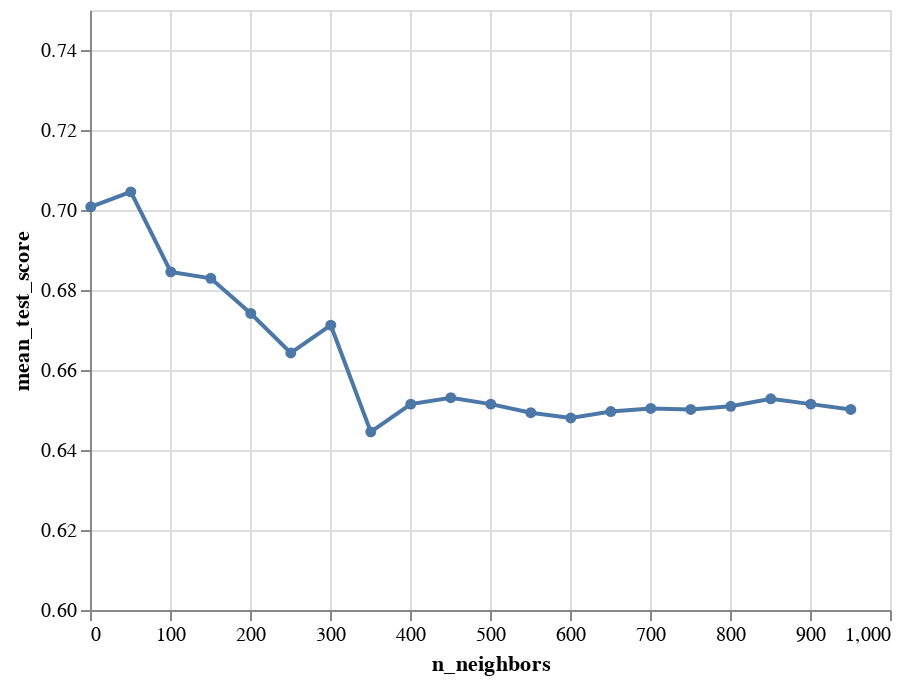

Notebook cell for this chart:
### Code cell
accuracy_vs_k = alt.Chart(acc_grid).mark_line(point=True).encode(
    x=alt.X("n_neighbors"),
    y=alt.Y("mean_test_score", scale=alt.Scale(domain=(0.6, 0.75)))
)

accuracy_vs_k

### Figure 1 — Vega-Lite specification as saved in the notebook (floating-point values rounded to 4 significant figures)
{"config": {"view": {"continuousWidth": 400, "continuousHeight": 300}}, "data": {"name": "data-15c0ef3f48248425cf717b50b7d1faf4"}, "mark": {"type": "line", "point": true}, "encoding": {"x": {"field": "n_neighbors", "type": "quantitative"}, "y": {"field": "mean_test_score", "scale": {"domain": [0.6, 0.75]}, "type": "quantitative"}}, "$schema": "https://vega.github.io/schema/vega-lite/v4.17.0.json", "datasets": {"data-15c0ef3f48248425cf717b50b7d1faf4": [{"mean_fit_time": 0.008218, "std_fit_time": 0.001083, "mean_score_time": 0.03933, "std_score_time": 0.004528, "n_neighbors": 1, "params": {"kneighborsclassifier__n_neighbors": 1}, "split0_test_score": 0.6773, "split1_test_score": 0.712, "split2_test_score": 0.7067, "split3_test_score": 0.7067, "split4_test_score": 0.7013, "mean_test_score": 0.7008, "std_test_score": 0.01221, "rank_test_score": 2}, {"mean_fit_time": 0.01108, "std_fit_time": 0.003949, "mean_score_time": 0.05486, "std_score_time": 0.009031, "n_neighbors": 51, "params": {"kneighborsclassifier__n_neighbors": 51}, "split0_test_score": 0.7147, "split1_test_score": 0.7093, "split2_test_score": 0.692, "split3_test_score": 0.7027, "split4_test_score": 0.704, "mean_test_score": 0.7045, "std_test_score": 0.007571, "rank_test_score": 1}, {"mean_fit_time": 0.009143, "std_fit_time": 0.002132, "mean_score_time": 0.05723, "std_score_time": 0.005157, "n_neighbors": 101, "params": {"kneighborsclassifier__n_neighbors": 101}, "split0_test_score": 0.6773, "split1_test_score": 0.676, "split2_test_score": 0.664, "split3_test_score": 0.7093, "split4_test_score": 0.696, "mean_test_score": 0.6845, "std_test_score": 0.01608, "rank_test_score": 3}, {"mean_fit_time": 0.008625, "std_fit_time": 0.001034, "mean_score_time": 0.06499, "std_score_time": 0.00985, "n_neighbors": 151, "params": {"kneighborsclassifier__n_neighbors": 151}, "split0_test_score": 0.6893, "split1_test_score": 0.6573, "split2_test_score": 0.6813, "split3_test_score": 0.704, "split4_test_score": 0.6827, "mean_test_score": 0.6829, "std_test_score": 0.01512, "rank_test_score": 4}, {"mean_fit_time": 0.007755, "std_fit_time": 0.001178, "mean_score_time": 0.07139, "std_score_time": 0.007568, "n_neighbors": 201, "params": {"kneighborsclassifier__n_neighbors": 201}, "split0_test_score": 0.676, "split1_test_score": 0.6573, "split2_test_score": 0.6653, "split3_test_score": 0.6907, "split4_test_score": 0.6813, "mean_test_score": 0.6741, "std_test_score": 0.01173, "rank_test_score": 5}, {"mean_fit_time": 0.00953, "std_fit_time": 0.0008118, "mean_score_time": 0.08044, "std_score_time": 0.003412, "n_neighbors": 251, "params": {"kneighborsclassifier__n_neighbors": 251}, "split0_test_score": 0.676, "split1_test_score": 0.6373, "split2_test_score": 0.66, "split3_test_score": 0.6707, "split4_test_score": 0.6773, "mean_test_score": 0.6643, "std_test_score": 0.01478, "rank_test_score": 7}, {"mean_fit_time": 0.00978, "std_fit_time": 0.005834, "mean_score_time": 0.08793, "std_score_time": 0.001652, "n_neighbors": 301, "params": {"kneighborsclassifier__n_neighbors": 301}, "split0_test_score": 0.6613, "split1_test_score": 0.656, "split2_test_score": 0.676, "split3_test_score": 0.6773, "split4_test_score": 0.6853, "mean_test_score": 0.6712, "std_test_score": 0.01085, "rank_test_score": 6}, {"mean_fit_time": 0.01198, "std_fit_time": 0.00763, "mean_score_time": 0.1138, "std_score_time": 0.004559, "n_neighbors": 351, "params": {"kneighborsclassifier__n_neighbors": 351}, "split0_test_score": 0.6413, "split1_test_score": 0.6227, "split2_test_score": 0.656, "split3_test_score": 0.652, "split4_test_score": 0.6507, "mean_test_score": 0.6445, "std_test_score": 0.01194, "rank_test_score": 20}, {"mean_fit_time": 0.008609, "std_fit_time": 0.002719, "mean_score_time": 0.123, "std_score_time": 0.01444, "n_neighbors": 401, "params": {"kneighborsclassifier__n_neighbors": 401}, "split0_test_score": 0.6427, "split1_test_score": 0.6267, "split2_test_score": 0.6653, "split3_test_score": 0.6627, "split4_test_score": 0.66, "mean_test_score": 0.6515, "std_test_score": 0.01472, "rank_test_score": 10}, {"mean_fit_time": 0.007997, "std_fit_time": 0.001196, "mean_score_time": 0.1305, "std_score_time": 0.02706, "n_neighbors": 451, "params": {"kneighborsclassifier__n_neighbors": 451}, "split0_test_score": 0.644, "split1_test_score": 0.6387, "split2_test_score": 0.6653, "split3_test_score": 0.6613, "split4_test_score": 0.656, "mean_test_score": 0.6531, "std_test_score": 0.01017, "rank_test_score": 8}, {"mean_fit_time": 0.008169, "std_fit_time": 0.0002934, "mean_score_time": 0.1215, "std_score_time": 0.004549, "n_neighbors": 501, "params": {"kneighborsclassifier__n_neighbors": 501}, "split0_test_score": 0.644, "split1_test_score": 0.6347, "split2_test_score": 0.6547, "split3_test_score": 0.6613, "split4_test_score": 0.6627, "mean_test_score": 0.6515, "std_test_score": 0.01069, "rank_test_score": 10}, {"mean_fit_time": 0.007886, "std_fit_time": 0.001112, "mean_score_time": 0.1306, "std_score_time": 0.005855, "n_neighbors": 551, "params": {"kneighborsclassifier__n_neighbors": 551}, "split0_test_score": 0.64, "split1_test_score": 0.6347, "split2_test_score": 0.66, "split3_test_score": 0.6587, "split4_test_score": 0.6533, "mean_test_score": 0.6493, "std_test_score": 0.01019, "rank_test_score": 18}, {"mean_fit_time": 0.007265, "std_fit_time": 0.000644, "mean_score_time": 0.1375, "std_score_time": 0.005763, "n_neighbors": 601, "params": {"kneighborsclassifier__n_neighbors": 601}, "split0_test_score": 0.64, "split1_test_score": 0.6347, "split2_test_score": 0.66, "split3_test_score": 0.6533, "split4_test_score": 0.652, "mean_test_score": 0.648, "std_test_score": 0.009276, "rank_test_score": 19}, {"mean_fit_time": 0.008607, "std_fit_time": 0.001798, "mean_score_time": 0.1469, "std_score_time": 0.002989, "n_neighbors": 651, "params": {"kneighborsclassifier__n_neighbors": 651}, "split0_test_score": 0.6413, "split1_test_score": 0.6387, "split2_test_score": 0.6573, "split3_test_score": 0.656, "split4_test_score": 0.6547, "mean_test_score": 0.6496, "std_test_score": 0.007929, "rank_test_score": 17}, {"mean_fit_time": 0.007153, "std_fit_time": 0.0005673, "mean_score_time": 0.1586, "std_score_time": 0.01211, "n_neighbors": 701, "params": {"kneighborsclassifier__n_neighbors": 701}, "split0_test_score": 0.6413, "split1_test_score": 0.6373, "split2_test_score": 0.66, "split3_test_score": 0.656, "split4_test_score": 0.6573, "mean_test_score": 0.6504, "std_test_score": 0.009214, "rank_test_score": 14}, {"mean_fit_time": 0.007514, "std_fit_time": 0.0006545, "mean_score_time": 0.1564, "std_score_time": 0.004166, "n_neighbors": 751, "params": {"kneighborsclassifier__n_neighbors": 751}, "split0_test_score": 0.6413, "split1_test_score": 0.6373, "split2_test_score": 0.66, "split3_test_score": 0.6547, "split4_test_score": 0.6573, "mean_test_score": 0.6501, "std_test_score": 0.009067, "rank_test_score": 15}, {"mean_fit_time": 0.007097, "std_fit_time": 0.0002018, "mean_score_time": 0.164, "std_score_time": 0.004411, "n_neighbors": 801, "params": {"kneighborsclassifier__n_neighbors": 801}, "split0_test_score": 0.6413, "split1_test_score": 0.6373, "split2_test_score": 0.664, "split3_test_score": 0.6547, "split4_test_score": 0.6573, "mean_test_score": 0.6509, "std_test_score": 0.01003, "rank_test_score": 13}, {"mean_fit_time": 0.007769, "std_fit_time": 0.0007994, "mean_score_time": 0.1767, "std_score_time": 0.01373, "n_neighbors": 851, "params": {"kneighborsclassifier__n_neighbors": 851}, "split0_test_score": 0.644, "split1_test_score": 0.6413, "split2_test_score": 0.664, "split3_test_score": 0.6573, "split4_test_score": 0.6573, "mean_test_score": 0.6528, "std_test_score": 0.008666, "rank_test_score": 9}, {"mean_fit_time": 0.01645, "std_fit_time": 0.01601, "mean_score_time": 0.268, "std_score_time": 0.02992, "n_neighbors": 901, "params": {"kneighborsclassifier__n_neighbors": 901}, "split0_test_score": 0.6413, "split1_test_score": 0.6373, "split2_test_score": 0.664, "split3_test_score": 0.6573, "split4_test_score": 0.6573, "mean_test_score": 0.6515, "std_test_score": 0.01028, "rank_test_score": 10}, {"mean_fit_time": 0.01082, "std_fit_time": 0.006372, "mean_score_time": 0.2082, "std_score_time": 0.02032, "n_neighbors": 951, "params": {"kneighborsclassifier__n_neighbors": 951}, "split0_test_score": 0.6413, "split1_test_score": 0.6373, "split2_test_score": 0.66, "split3_test_score": 0.6547, "split4_test_score": 0.6573, "mean_test_score": 0.6501, "std_test_score": 0.009067, "rank_test_score": 15}]}}
